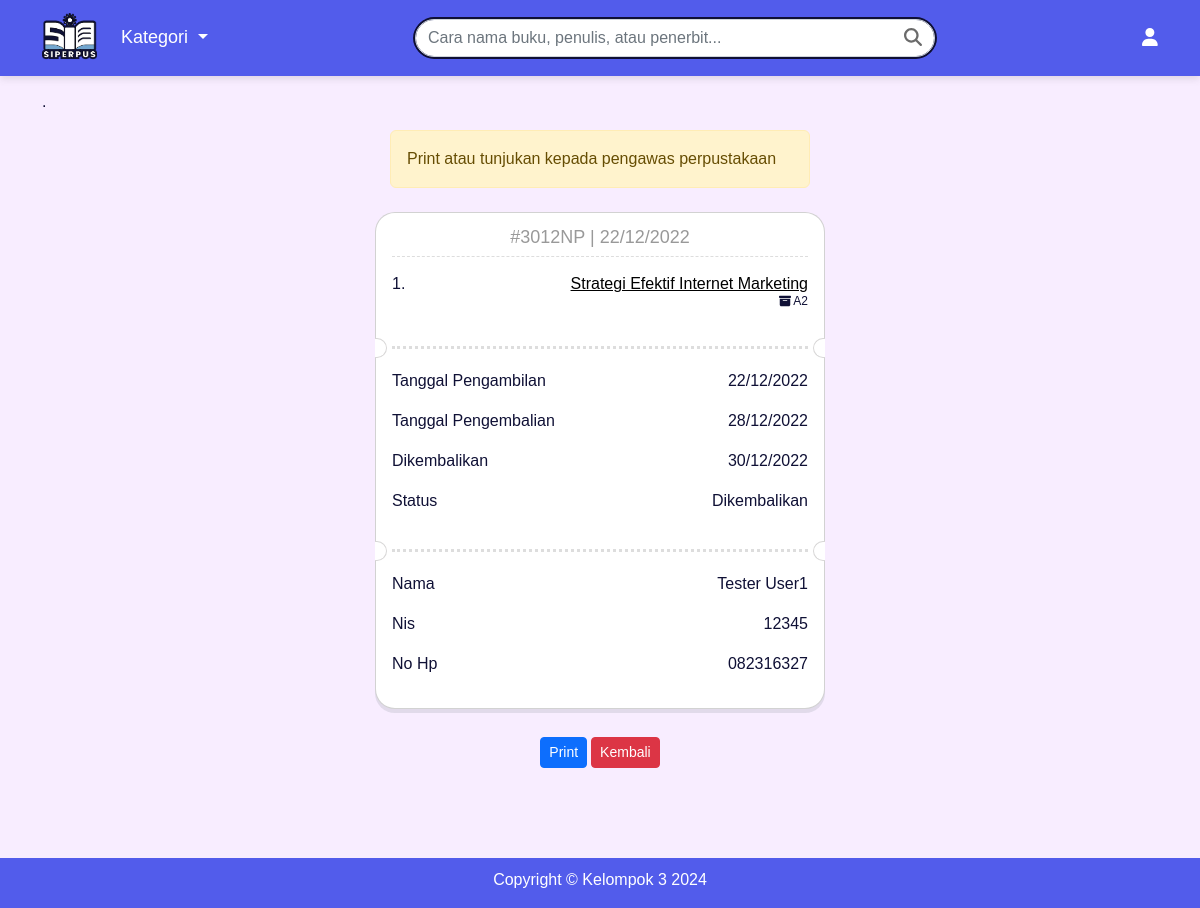
/?p=pinjam-buku&id=3 (signed in), run on the app's committed database.
### tables this page shows
CREATE TABLE `tb_peminjaman` (
  `id_peminjaman` int(11) NOT NULL,
  `code_peminjaman` varchar(255) DEFAULT NULL,
  `user_id` int(11) DEFAULT NULL,
  `tgl_peminjaman` date DEFAULT NULL,
  `tgl_sampai` date DEFAULT NULL,
  `tgl_kembali` date DEFAULT NULL,
  `telat` int(11) DEFAULT NULL,
  `denda` varchar(255) DEFAULT NULL,
  `status_id` int(11) DEFAULT NULL,
  `created_at` datetime DEFAULT NULL,
  `update_at` datetime DEFAULT NULL,
  `is_deleted` int(11) DEFAULT 0
);

CREATE TABLE `tb_peminjaman_buku` (
  `id_peminjaman_buku` int(11) NOT NULL,
  `peminjaman_id` int(11) DEFAULT NULL,
  `buku_id` int(11) DEFAULT NULL
);

CREATE TABLE `tb_buku` (
  `id_buku` int(11) NOT NULL,
  `judul_buku` varchar(255) DEFAULT NULL,
  `kategori` int(11) DEFAULT NULL,
  `penulis` varchar(255) DEFAULT NULL,
  `penerbit` varchar(255) DEFAULT NULL,
  `tahun_terbit` date DEFAULT NULL,
  `jumlah_halaman` varchar(100) DEFAULT NULL,
  `jumlah_buku` int(11) DEFAULT NULL,
  `deskripsi` text DEFAULT NULL,
  `rak_buku` varchar(20) DEFAULT NULL,
  `cover` varchar(255) DEFAULT NULL,
  `created_at` datetime DEFAULT NULL,
  `update_at` datetime DEFAULT NULL
);

CREATE TABLE `tb_status` (
  `id_status` int(11) NOT NULL,
  `status_name` varchar(255) DEFAULT NULL,
  `created_at` datetime DEFAULT NULL,
  `update_at` datetime DEFAULT NULL
);

CREATE TABLE `tb_users` (
  `id_user` int(11) NOT NULL,
  `name` varchar(255) DEFAULT NULL,
  `username` varchar(255) DEFAULT NULL,
  `nis` varchar(255) DEFAULT NULL,
  `jk` varchar(100) DEFAULT NULL,
  `tgl_lahir` date DEFAULT NULL,
  `no_hp` varchar(255) DEFAULT NULL,
  `alamat` text DEFAULT NULL,
  `password` varchar(255) DEFAULT NULL,
  `level` varchar(100) DEFAULT NULL,
  `created_at` datetime DEFAULT NULL,
  `update_at` datetime DEFAULT NULL
);

### pages/pinjam_buku.php (the view, shortened to what this page needs)
<div class="tambal">
    <p>.</p>
</div>
<?php
if (isset($_SESSION['pinjam'])) { ?>
    <div class="card card-body card-pinjam-buku col-8 m-auto">
        <div class="pinjam_buku">
            <h2>Proses Peminjaman Buku</h1><hr>
            <?php
            foreach ($_SESSION['pinjam'] as $id => $jml) :
                $qry = $koneksi->query("SELECT * FROM tb_buku WHERE id_buku='$id'");
                $xx = $qry->fetch_assoc();
            ?>
                <div class="d-flex justify-content-between gap-1">
                    <img src="assets/book/<?= $xx['cover']; ?>" alt="" class="img-thumbnail" data-bs-toggle="modal" data-bs-target="#imagePrev<?= $xx['id_buku'];?>">
                    <div class="modal fade" id="imagePrev<?= $xx['id_buku'];?>" tabindex="-1" aria-labelledby="exampleModalLabel" aria-hidden="true">
                        <div class="modal-dialog">
                            <div class="modal-content">
                            <div class="modal-header">
                                <button type="button" class="btn-close" data-bs-dismiss="modal" aria-label="Close"></button>
                            </div>
                            <div class="modal-body">
                                <img src="assets/book/<?= $xx['cover'];?>" alt="" class="img-fluid">
                            </div>
                            </div>
                        </div>
                    </div>
                    <div class="position-relative align-self-center">
                        <p> <?= $xx['judul_buku']; ?> </p>
                        <p style='' class="rak-position"><i class='fa-solid fa-box-archive'></i> <?= $xx['rak_buku']; ?></p>
                    </div>
                </div>
            <?php endforeach ?>
            <table class="table mt-5">
                <tr>
                    <th>Nama</th>
                    <td class="text-capitalize">
                        <?= $user['name']; ?>
                    </td>
                </tr>
                <tr>
                    <th>Nis</th>
                    <td>
                        <?= $user['nis']; ?>
                    </td>
                </tr>
                <tr>
                    <th>No Telepon</th>
                    <td>
                        <?= $user['no_hp']; ?>
                    </td>
                </tr>
                <tr>
                    <th>Tanggal Pengambilan Buku</th>
                    <td>
                        <!-- #nama_hari(date('l')) menampilkan nama hari
                            bahasa indonesia, fungsi tersebut dapat dilihat,
                            di folder config/function.php -->
                        <?= nama_hari(date('l', strtotime($_SESSION['date']))); ?>, <?= date('d/m/Y', strtotime($_SESSION['date'])); ?>
                    </td>
                </tr>
            </table>
            <div class="d-flex gap-2">
                <!--
                    maksud/fungsi 3 button di bawah
                    1. pinjam buku lain : user akan di arahkan kehalaman utama, dan memungkinkan user memilih buku lagi
                    2. proses : jika user klik button ini maka akan menjalankan fungsi prosesPinjam() *baris 3 - 5
                    3. batalkan : semua buku yang terdapat di halaman ini / didalam session akan di hapus / membatalkan peminjaman
                -->
                <a href="?p=" class="btn btn-primary btn-sm d-inline">Pinjam Buku Lain</a>
                <form action="" method="post" >
                    <button class="btn btn-success btn-sm" name="proses-pinjam">Proses</button>
                    <button class="btn btn-danger btn-sm" name="batal-pinjam">Batalkan</button>
                </form>
            </div>
        </div>
    </div>
<?php } else { ?>
    <div class="alert alert-warning alert-pinjam-buku mb-1" role="alert">
        Print atau tunjukan kepada pengawas perpustakaan
    </div>
    <div class="listings-container" id="printMe">
        <div class="card card_pinjam_buku">
            <div class="card-body card-body--front">
                <?php $qry_ref = $koneksi->query("SELECT * FROM tb_peminjaman WHERE id_peminjaman='" . $_GET['id'] . "'");
                $ref = $qry_ref->fetch_assoc();
                echo "<p class='ref'>#" . $ref['code_peminjaman'] . "  |  " . date('d/m/Y', strtotime($ref['tgl_peminjaman'])) . "</p>";
                ?>
                <?php
                $no = 1;
                $sql = $koneksi->query("SELECT * FROM tb_peminjaman_buku as pb JOIN
                    tb_peminjaman as p ON p.id_peminjaman=pb.peminjaman_id JOIN
                    tb_buku as b ON b.id_buku=pb.buku_id
                    WHERE id_peminjaman='" . $_GET['id'] . "'");
                while ($listBk = $sql->fetch_assoc()) { ?>
                    <div class="head">
                        <p>
                            <?= $no++; ?>.
                        </p>
                        <div class="head-c">
                            <p><a href="?p=detail&id=<?= $listBk['id_buku']; ?>" target="_blank" class="text-black">
                                    <?= $listBk['judul_buku']; ?>
                                </a>
                            </p>
                            <p class="rak"><i class="fa-solid fa-box-archive"></i>
                                <?= $listBk['rak_buku']; ?>
                            </p>
                        </div>
                    </div>
                <?php } ?>
                <?php
                $sql_usr = $koneksi->query("SELECT * FROM tb_peminjaman as p JOIN tb_status as s ON s.id_status=p.status_id JOIN tb_users as u ON u.id_user=p.user_id WHERE id_peminjaman='" . $_GET['id'] . "'");
                $usr = $sql_usr->fetch_assoc();
                ?>
                <div class="statusTgl">
                    <div class="d-flex justify-content-between ">
                        <div>
                            <p>Tanggal Pengambilan</p>
                            <?= $usr['status_id'] == in_array($usr['status_id'], [2, 3, 4]) ? '<p>Tanggal Pengembalian</p>' : ""; ?>
                            <?= $usr['status_id'] == 4 ? '<p>Dikembalikan</p>' : ""; ?>
                            <p>Status</p>
                        </div>
                        <div class="text-end">
                            <p><?= date("d/m/Y", strtotime($usr['tgl_peminjaman'])); ?></p>
                            <?= $usr['status_id'] == in_array($usr['status_id'], [2, 3, 4]) ? '<p>' . date("d/m/Y", strtotime($usr['tgl_sampai'])) . '</p>' : ""; ?>
                            <?= $usr['status_id'] == 4 ? '<p>' . date("d/m/Y", strtotime($usr['tgl_kembali'])) . '</p>' : ""; ?>
                            <p><?= $usr['status_name']; ?></p>
                        </div>
                    </div>
                </div>
                <div class="sell">
                    <div class="userInfo d-flex justify-content-between ">
                        <div>
                            <p>Nama</p>
                            <p>Nis</p>
                            <p>No Hp</p>
                        </div>
                        <div class="text-end">
                            <p class="text-capitalize">
                                <?= $usr['name']; ?>
                            </p>
                            <p>
                                <?= $usr['nis']; ?>
                            </p>
                            <p>
                                <?= $usr['no_hp']; ?>
                            </p>
                        </div>
                    </div>
                </div>
            </div>
        </div>
    </div>
    <div class="button-pinjam-buku mt-2 d-flex justify-content-center gap-1">
        <button class="btn btn-sm btn-primary" id="printArea" <?= $usr['status_id'] == 5 ? 'disabled' : '' ?>>Print</button>
        <a href="?p=account" class="btn btn-sm btn-danger">Kembali</a>
    </div>
<?php } ?>

### assets/css/style.css (style rules this page uses)
html, body { margin: 0; padding: 0; font-family: 'Poppins', sans-serif; color: #0f1035; }
.alert-pinjam-buku { margin: 0 auto; width: 420px; }
.listings-container { margin: 0; padding: 20px 0; display: flex; flex-direction: column; justify-content: center; align-items: center; overflow: hidden; }
.card_pinjam_buku { width: 450px; height: 100%; position: relative; transition: transform 1s; transform-style: preserve-3d; border-radius: 20px; box-shadow: rgba(149, 157, 165, 0.233) 0px 4px 0px; }
.sell, .statusTgl { margin-top: 20px; padding-top: 20px; border-top: 3px dotted #ddd; position: relative; }
.sell::after, .statusTgl::after { content: ' '; width: 20px; height: 12px; position: absolute; top: -7px; right: -21px; background-color: white; border-top-left-radius: 15px; border-top-right-radius: 15px; border: 1.8px solid rgb(216, 215, 215); border-bottom: 0; transform: rotate(-90deg); }
.sell::before, .statusTgl::before { content: ' '; width: 20px; height: 12px; position: absolute; top: -7px; left: -21px; background-color: white; border-top-left-radius: 15px; border-top-right-radius: 15px; border: 1.8px solid rgb(216, 215, 215); border-bottom: 0; transform: rotate(90deg); }
.ref { padding: 5px 0; font-size: 18px; display: flex; justify-content: center; color: #999; margin-bottom: 15px; margin-top: -10px; border-bottom: 1.4px dashed #ddd; }
.head { display: flex; justify-content: space-between; text-align: end; gap: 10px; }
.head-c .rak { float: right; font-size: 12px; margin-top: -20px; }

### data on the page
tb_peminjaman: code_peminjaman "3012NP", tgl_peminjaman "22/12/2022", tgl_sampai "28/12/2022", tgl_kembali "30/12/2022", status.status_name "Dikembalikan", user.name "Tester User1", user.nis "12345", user.no_hp "082316327"
tb_peminjaman_buku: buku.judul_buku "Strategi Efektif Internet Marketing", buku.rak_buku "A2"
